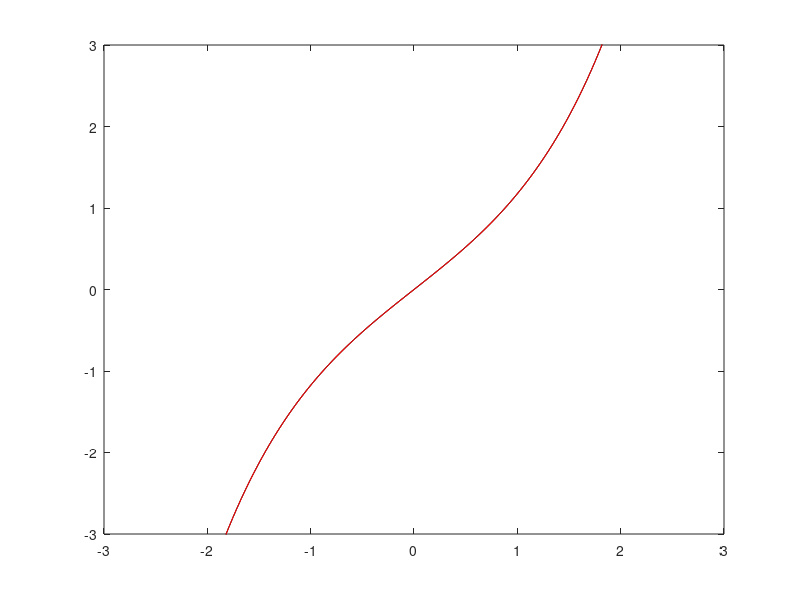

MATLAB code to generate this figure:
clc;close;clear;

x = linspace(-3,3,150)

S = 0; f = sinh(x);

for n = 0:100;

  S = S + (x.^(2*n+1))/factorial(2*n+1);
  hold off;
  plot(x,f,'color','black');
  hold on;
  plot(x, S,'color','red');
  ylim([-3,3]);
  xlim([-3,3]);
  pause(0.1);

  end
